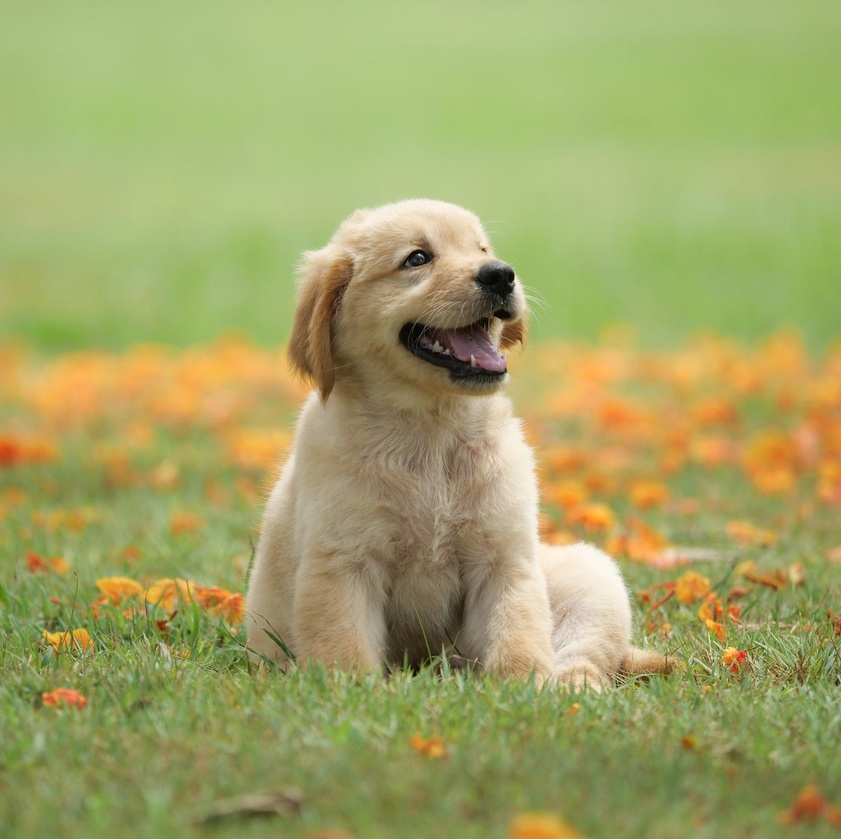
#> input picture 2023_cv_lecture/Data/dog1.jpg, 841 x 839 px, shrunk from 1200 x 1197 before the run, given in place of the camera
$ python 5_12_CAMShift.py
#> lines starting #> are read from the running program, lines starting #| are printed output that depends on the picture
import cv2
import numpy as np
import time

def main():
    cap = cv2.VideoCapture(0)
    # video_path = '../data/pedestrians.avi'
    # cap = cv2.VideoCapture(video_path)

    # Define the initial region of interest (ROI)
    ret, frame = cap.read()
#> frame is the input picture: shape (839, 841, 3); mean B, G, R 102.4, 164.3, 161.9
    r, h, c, w = 240, 50, 300, 300
    track_window = (c, r, w, h)

    # Convert the ROI to the HSV color space
    roi = frame[r:r+h, c:c+w]
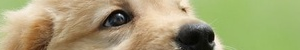
#> roi: shape (50, 300, 3); mean B, G, R 114.6, 159.6, 163.6
    hsv_roi = cv2.cvtColor(roi, cv2.COLOR_BGR2HSV)
#> hsv_roi: shape (50, 300, 3); mean H, S, V 27.3, 88.6, 173.7

    # Create a histogram of the ROI in the HSV color space
    roi_hist = cv2.calcHist([hsv_roi], [0], None, [180], [0, 180])
#> roi_hist = 180 values, max 2815 at index 42, min 0 at index 1, mean 83.33
    cv2.normalize(roi_hist, roi_hist, 0, 255, cv2.NORM_MINMAX)

    # Set the termination criteria for the CAMShift algorithm
    term_crit = (cv2.TERM_CRITERIA_EPS | cv2.TERM_CRITERIA_COUNT, 10, 1)

    while True:
        # Read a frame from the video file
        ret, frame = cap.read()

        if ret:
            # Convert the frame to the HSV color space
            hsv = cv2.cvtColor(frame, cv2.COLOR_BGR2HSV)
#> hsv: shape (839, 841, 3); mean H, S, V 31.9, 105.8, 174.5

            # Perform back projection of the histogram onto the frame
            dst = cv2.calcBackProject([hsv], [0], roi_hist, [0, 180], 1)
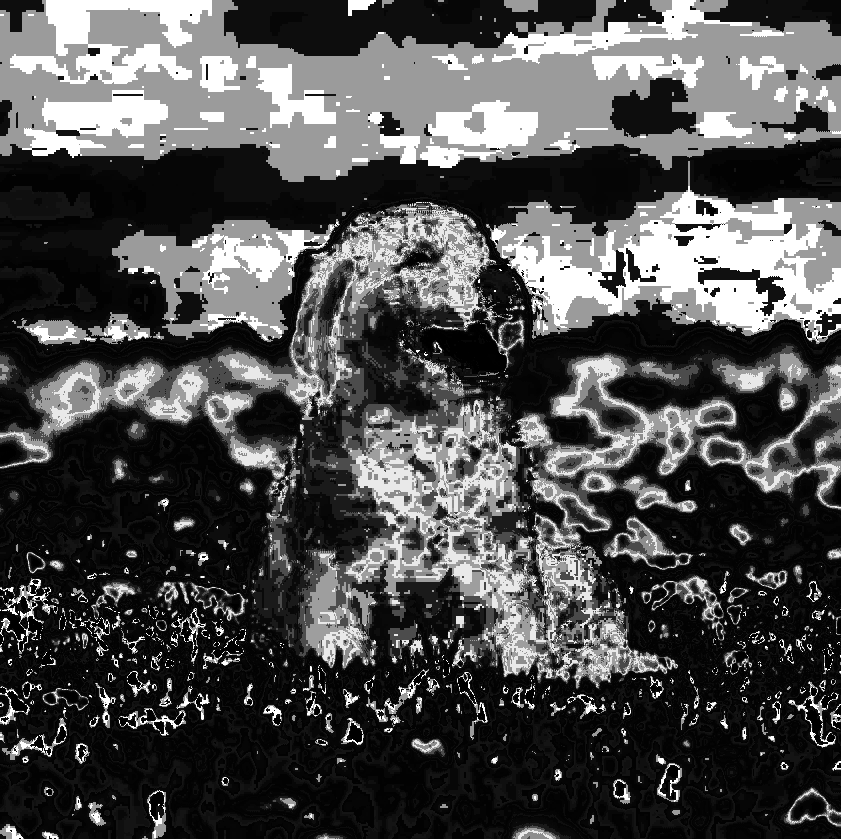
#> dst: shape (839, 841); min 0, max 255, mean 77.9

            # Apply the CAMShift algorithm to find the new position of the ROI
            ret, track_window = cv2.CamShift(dst, track_window, term_crit)
#> ret = ((550, 255), (78.35, 375.7), 90.73); track_window = (361, 215, 378, 80)

            # Draw a rotated rectangle around the new position of the ROI
            pts = cv2.boxPoints(ret)
#> pts = [[362.6, 213.4], [738.4, 218.2], [737.4, 296.6], [361.6, 291.8]]
            pts = pts.astype(np.intp)
#> pts = [[362, 213], [738, 218], [737, 296], [361, 291]]

            img2 = cv2.polylines(frame, [pts], True, 255, 2)

            # Display the frame with the new ROI position
            cv2.imshow('frame', img2)

            # Exit if the 'q' key is pressed
            if cv2.waitKey(1) & 0xFF == ord('q'):
#> (key q is pressed here)
                break

    # Release the video file and close all windows
    cap.release()
    cv2.destroyAllWindows()

if __name__ == '__main__':
    main()

$ run again, on 2023_cv_lecture/Data/object.jpg
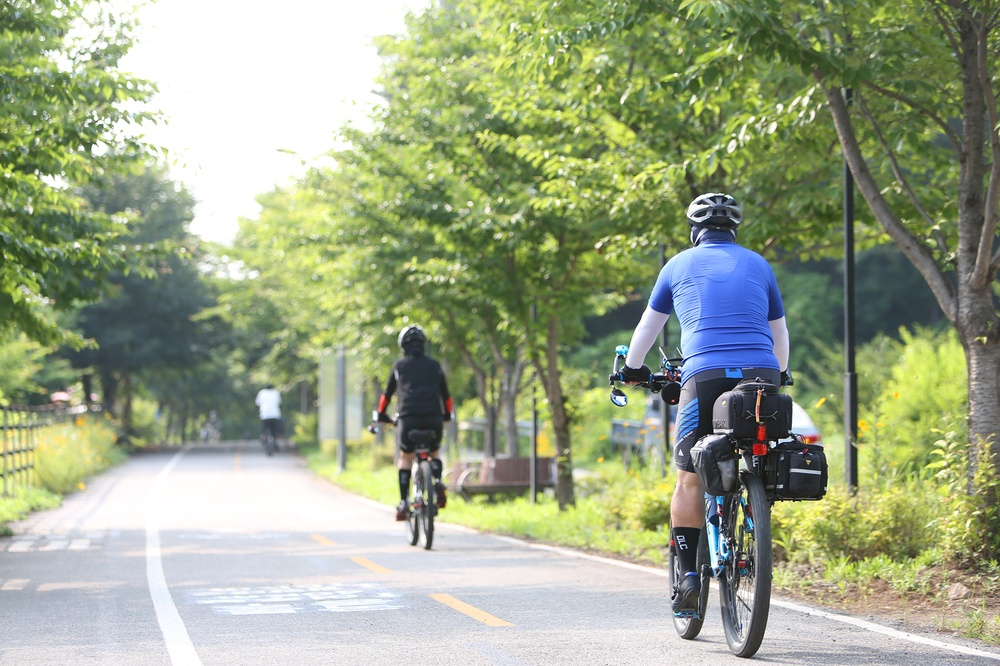
#> input picture 2023_cv_lecture/Data/object.jpg, 1000 x 666 px, shrunk from 2000 x 1333 before the run, given in place of the camera
#> in main, frame is the input picture: shape (666, 1000, 3); mean B, G, R 136.8, 166.4, 156.5
#> in main, `roi = frame[r:r+h, c:c+w]`:
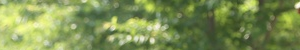
#> roi: shape (50, 300, 3); mean B, G, R 84.2, 144.1, 125.8
#> hsv_roi: shape (50, 300, 3); mean H, S, V 40.3, 108.1, 144.2
#> roi_hist = 180 values, max 1260 at index 35, min 0 at index 0, mean 83.33
#> hsv: shape (666, 1000, 3); mean H, S, V 56.4, 65.6, 171.2
#> in main, `dst = cv2.calcBackProject([hsv], [0], roi_hist, [0, 180], 1)`:
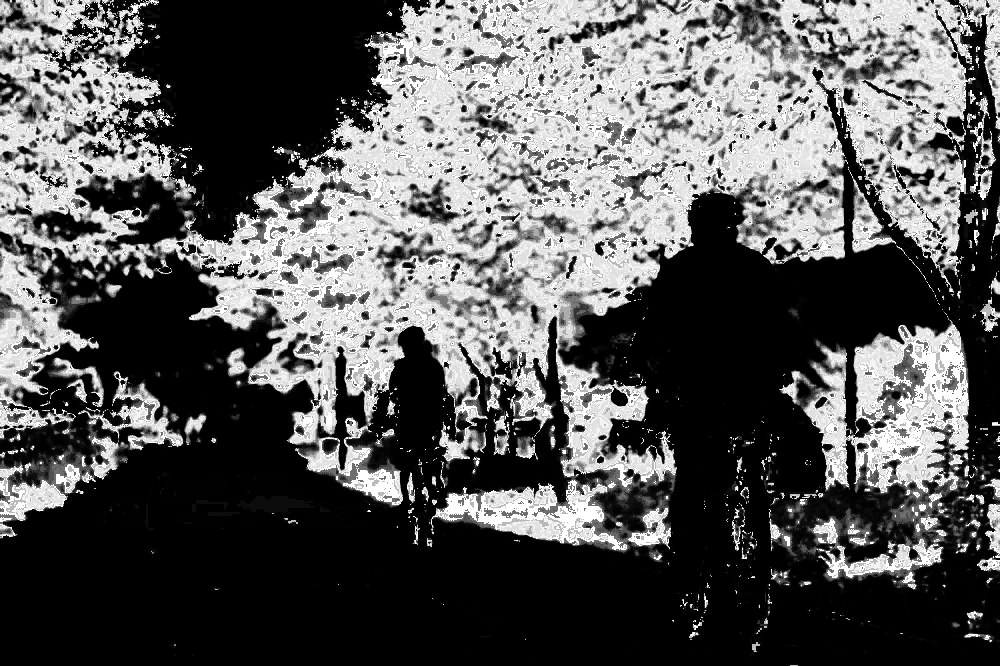
#> dst: shape (666, 1000); min 0, max 255, mean 88.6
#> ret = ((449.5, 265.5), (81.47, 379.2), 89.97); track_window = (259, 224, 381, 83)
#> in main, `pts = cv2.boxPoints(ret)`: pts = [[259.9, 224.9], [639.1, 224.7], [639.1, 306.1], [259.9, 306.3]]
#> in main, `pts = pts.astype(np.intp)`: pts = [[259, 224], [639, 224], [639, 306], [259, 306]]
